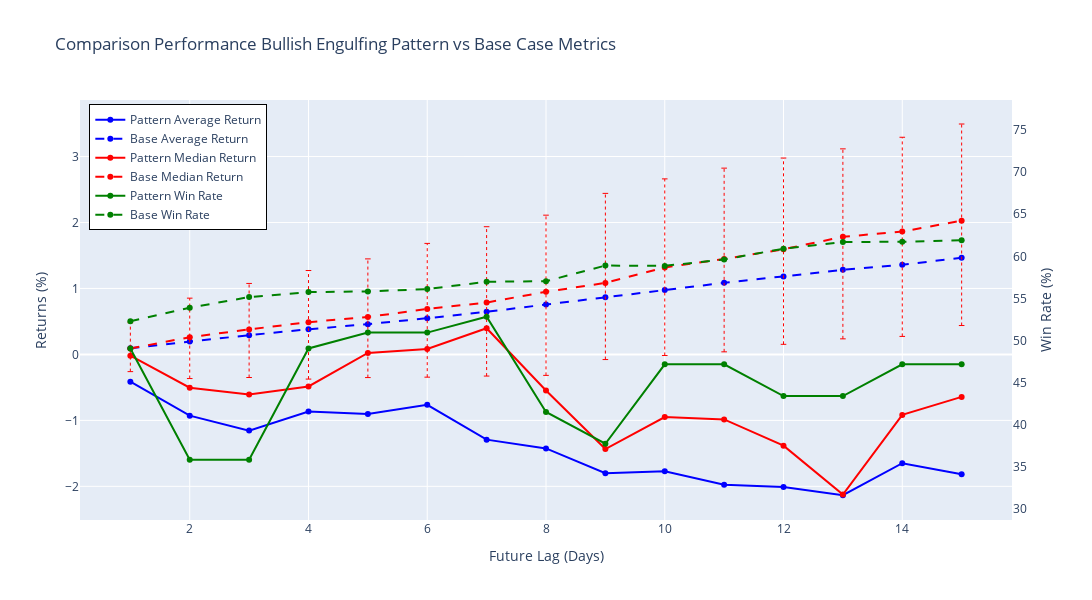

Notebook source saved alongside this figure:
### Code cell
pattern_metrics = {
    'average_return': pattern_log_avg_returns,
    'median_return': pattern_log_median_returns,
    'win_rate': pattern_win_rate_log
}
base_metrics = nonParametric_conf_intervals

pl.plot_compared_metrics(pattern_metrics, base_metrics, pattern_name, show_interval='median_return')

### Figure 1 — Plotly figure (JSON) as saved in the notebook; plotly's stock layout.template omitted (floating-point values rounded to 4 significant figures)
{"data": [{"hoverinfo": "x+y+name", "line": {"color": "blue"}, "mode": "lines+markers", "name": "Pattern Average Return", "type": "scatter", "x": [1, 2, 3, 4, 5, 6, 7, 8, 9, 10, 11, 12, 13, 14, 15], "y": [-0.413, -0.928, -1.155, -0.865, -0.902, -0.764, -1.292, -1.425, -1.8, -1.773, -1.976, -2.011, -2.135, -1.649, -1.818], "yaxis": "y"}, {"hoverinfo": "x+y+name", "line": {"color": "blue", "dash": "dash"}, "mode": "lines+markers", "name": "Base Average Return", "type": "scatter", "x": [1, 2, 3, 4, 5, 6, 7, 8, 9, 10, 11, 12, 13, 14, 15], "y": [0.095, 0.195, 0.292, 0.381, 0.459, 0.549, 0.646, 0.756, 0.866, 0.977, 1.085, 1.183, 1.283, 1.36, 1.464], "yaxis": "y"}, {"hoverinfo": "x+y+name", "line": {"color": "red"}, "mode": "lines+markers", "name": "Pattern Median Return", "type": "scatter", "x": [1, 2, 3, 4, 5, 6, 7, 8, 9, 10, 11, 12, 13, 14, 15], "y": [-0.02, -0.504, -0.609, -0.486, 0.023, 0.082, 0.397, -0.548, -1.435, -0.949, -0.986, -1.383, -2.125, -0.917, -0.644], "yaxis": "y"}, {"hoverinfo": "x+y+name", "line": {"color": "red", "dash": "dash"}, "mode": "lines+markers", "name": "Base Median Return", "type": "scatter", "x": [1, 2, 3, 4, 5, 6, 7, 8, 9, 10, 11, 12, 13, 14, 15], "y": [0.09, 0.261, 0.379, 0.489, 0.567, 0.689, 0.787, 0.949, 1.084, 1.319, 1.446, 1.594, 1.783, 1.862, 2.028], "yaxis": "y"}, {"hoverinfo": "skip", "line": {"color": "red", "dash": "dot", "width": 1}, "marker": {"color": "red", "size": 4, "symbol": "line-ew-open"}, "mode": "lines+markers", "showlegend": false, "type": "scatter", "x": [1, 1], "y": [-0.261, 0.48], "yaxis": "y"}, {"hoverinfo": "skip", "line": {"color": "red", "dash": "dot", "width": 1}, "marker": {"color": "red", "size": 4, "symbol": "line-ew-open"}, "mode": "lines+markers", "showlegend": false, "type": "scatter", "x": [2, 2], "y": [-0.366, 0.853], "yaxis": "y"}, {"hoverinfo": "skip", "line": {"color": "red", "dash": "dot", "width": 1}, "marker": {"color": "red", "size": 4, "symbol": "line-ew-open"}, "mode": "lines+markers", "showlegend": false, "type": "scatter", "x": [3, 3], "y": [-0.35, 1.076], "yaxis": "y"}, {"hoverinfo": "skip", "line": {"color": "red", "dash": "dot", "width": 1}, "marker": {"color": "red", "size": 4, "symbol": "line-ew-open"}, "mode": "lines+markers", "showlegend": false, "type": "scatter", "x": [4, 4], "y": [-0.374, 1.272], "yaxis": "y"}, {"hoverinfo": "skip", "line": {"color": "red", "dash": "dot", "width": 1}, "marker": {"color": "red", "size": 4, "symbol": "line-ew-open"}, "mode": "lines+markers", "showlegend": false, "type": "scatter", "x": [5, 5], "y": [-0.351, 1.448], "yaxis": "y"}, {"hoverinfo": "skip", "line": {"color": "red", "dash": "dot", "width": 1}, "marker": {"color": "red", "size": 4, "symbol": "line-ew-open"}, "mode": "lines+markers", "showlegend": false, "type": "scatter", "x": [6, 6], "y": [-0.345, 1.683], "yaxis": "y"}, {"hoverinfo": "skip", "line": {"color": "red", "dash": "dot", "width": 1}, "marker": {"color": "red", "size": 4, "symbol": "line-ew-open"}, "mode": "lines+markers", "showlegend": false, "type": "scatter", "x": [7, 7], "y": [-0.328, 1.936], "yaxis": "y"}, {"hoverinfo": "skip", "line": {"color": "red", "dash": "dot", "width": 1}, "marker": {"color": "red", "size": 4, "symbol": "line-ew-open"}, "mode": "lines+markers", "showlegend": false, "type": "scatter", "x": [8, 8], "y": [-0.318, 2.111], "yaxis": "y"}, {"hoverinfo": "skip", "line": {"color": "red", "dash": "dot", "width": 1}, "marker": {"color": "red", "size": 4, "symbol": "line-ew-open"}, "mode": "lines+markers", "showlegend": false, "type": "scatter", "x": [9, 9], "y": [-0.078, 2.441], "yaxis": "y"}, {"hoverinfo": "skip", "line": {"color": "red", "dash": "dot", "width": 1}, "marker": {"color": "red", "size": 4, "symbol": "line-ew-open"}, "mode": "lines+markers", "showlegend": false, "type": "scatter", "x": [10, 10], "y": [-0.016, 2.661], "yaxis": "y"}, {"hoverinfo": "skip", "line": {"color": "red", "dash": "dot", "width": 1}, "marker": {"color": "red", "size": 4, "symbol": "line-ew-open"}, "mode": "lines+markers", "showlegend": false, "type": "scatter", "x": [11, 11], "y": [0.039, 2.824], "yaxis": "y"}, {"hoverinfo": "skip", "line": {"color": "red", "dash": "dot", "width": 1}, "marker": {"color": "red", "size": 4, "symbol": "line-ew-open"}, "mode": "lines+markers", "showlegend": false, "type": "scatter", "x": [12, 12], "y": [0.153, 2.977], "yaxis": "y"}, {"hoverinfo": "skip", "line": {"color": "red", "dash": "dot", "width": 1}, "marker": {"color": "red", "size": 4, "symbol": "line-ew-open"}, "mode": "lines+markers", "showlegend": false, "type": "scatter", "x": [13, 13], "y": [0.236, 3.116], "yaxis": "y"}, {"hoverinfo": "skip", "line": {"color": "red", "dash": "dot", "width": 1}, "marker": {"color": "red", "size": 4, "symbol": "line-ew-open"}, "mode": "lines+markers", "showlegend": false, "type": "scatter", "x": [14, 14], "y": [0.273, 3.292], "yaxis": "y"}, {"hoverinfo": "skip", "line": {"color": "red", "dash": "dot", "width": 1}, "marker": {"color": "red", "size": 4, "symbol": "line-ew-open"}, "mode": "lines+markers", "showlegend": false, "type": "scatter", "x": [15, 15], "y": [0.438, 3.493], "yaxis": "y"}, {"hoverinfo": "x+y+name", "line": {"color": "green"}, "mode": "lines+markers", "name": "Pattern Win Rate", "type": "scatter", "x": [1, 2, 3, 4, 5, 6, 7, 8, 9, 10, 11, 12, 13, 14, 15], "y": [49.06, 35.85, 35.85, 49.06, 50.94, 50.94, 52.83, 41.51, 37.74, 47.17, 47.17, 43.4, 43.4, 47.17, 47.17], "yaxis": "y2"}, {"hoverinfo": "x+y+name", "line": {"color": "green", "dash": "dash"}, "mode": "lines+markers", "name": "Base Win Rate", "type": "scatter", "x": [1, 2, 3, 4, 5, 6, 7, 8, 9, 10, 11, 12, 13, 14, 15], "y": [52.29, 53.9, 55.16, 55.75, 55.83, 56.11, 56.98, 57.04, 58.91, 58.87, 59.63, 60.91, 61.71, 61.72, 61.93], "yaxis": "y2"}], "layout": {"height": 600, "legend": {"bordercolor": "Black", "borderwidth": 1, "x": 0.01, "y": 0.99}, "title": {"text": "Comparison Performance Bullish Engulfing Pattern vs Base Case Metrics"}, "width": 1100, "xaxis": {"showgrid": true, "title": {"text": "Future Lag (Days)"}}, "yaxis": {"showgrid": true, "title": {"text": "Returns (%)"}}, "yaxis2": {"overlaying": "y", "range": [28.68, 78.57], "showgrid": false, "side": "right", "title": {"text": "Win Rate (%)"}}}}
